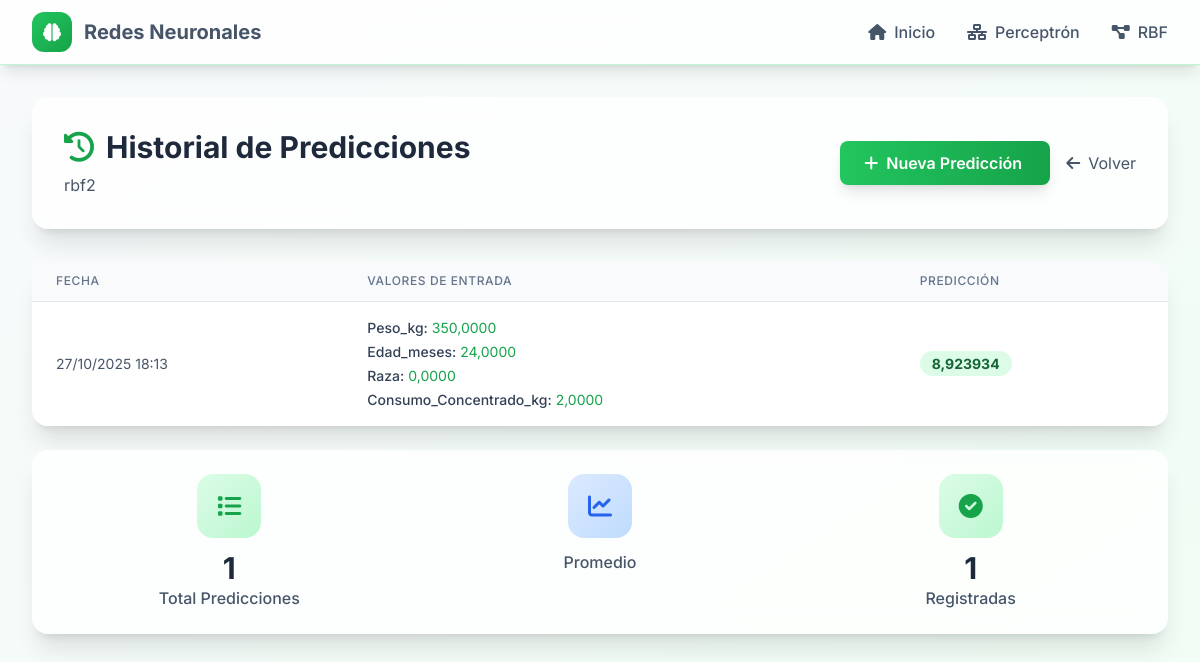
The page /rbf/historial-predicciones/2/ on the database its author committed.
### rbf/models.py (models this page shows, shortened)
class RBFTraining(models.Model):
    nombre = models.CharField(max_length=100, verbose_name="Nombre del entrenamiento")
    fecha_creacion = models.DateTimeField(auto_now_add=True, verbose_name="Fecha de creación")
    num_centros = models.IntegerField(
        verbose_name="Número de centros radiales",
        validators=[MinValueValidator(2), MaxValueValidator(50)]
    )
    porcentaje_entrenamiento = models.FloatField(
        verbose_name="Porcentaje de entrenamiento",
        validators=[MinValueValidator(50.0), MaxValueValidator(90.0)],
        default=70.0
    )
    error_aproximacion = models.FloatField(
        verbose_name="Error de aproximación óptimo",
        validators=[MaxValueValidator(1.0)],
        default=0.1
    )
    columnas_entrada = models.JSONField(verbose_name="Columnas de entrada")
    columnas_salida = models.JSONField(verbose_name="Columnas de salida")
    centros_radiales = models.JSONField(verbose_name="Centros radiales (Rj)")
    pesos_finales = models.JSONField(verbose_name="Pesos finales (W)")
    umbral = models.FloatField(verbose_name="Umbral (W0)")
    metricas_entrenamiento = models.JSONField(verbose_name="Métricas de entrenamiento (EG, MAE, RMSE)")
    metricas_prueba = models.JSONField(verbose_name="Métricas de prueba (EG, MAE, RMSE)")
    convergencia = models.BooleanField(
        verbose_name="Convergencia alcanzada",
        default=False
    )
    estadisticas_normalizacion = models.JSONField(
        verbose_name="Estadísticas de normalización (mean, std)",
        null=True,
        blank=True,
        default=dict
    )
    archivo_datos = models.FileField(
        upload_to='rbf_training_data/',
        verbose_name="Archivo de datos",
        null=True,
        blank=True
    )
    class Meta:
        verbose_name = "Entrenamiento RBF"
        verbose_name_plural = "Entrenamientos RBF"
        ordering = ['-fecha_creacion']

class RBFPrediction(models.Model):
    entrenamiento = models.ForeignKey(RBFTraining, on_delete=models.CASCADE,
                                      related_name='predicciones',
                                      verbose_name="Entrenamiento")
    valores_entrada = models.JSONField(verbose_name="Valores de entrada")
    salida_predicha = models.FloatField(verbose_name="Salida predicha")
    fecha_prediccion = models.DateTimeField(auto_now_add=True, verbose_name="Fecha de predicción")
    class Meta:
        verbose_name = "Predicción RBF"
        verbose_name_plural = "Predicciones RBF"
        ordering = ['-fecha_prediccion']

### rbf/views.py (the view)
# urls.py: path('historial-predicciones/<int:training_id>/', views.historial_predicciones_rbf, name='historial_predicciones'),
def historial_predicciones_rbf(request, training_id):
    training = get_object_or_404(RBFTraining, id=training_id)
    predicciones = training.predicciones.all().order_by('-fecha_prediccion')
    context = {
        'training': training,
        'predicciones': predicciones
    }
    return render(request, 'rbf/historial_predicciones.html', context)

### templates/rbf/historial_predicciones.html (shortened to what this page needs)
{% extends 'base.html' %}
{% block content %}
<div class="max-w-7xl mx-auto px-4 sm:px-6 lg:px-8 py-8">
    <div class="bg-white/80 backdrop-blur-md rounded-2xl shadow-xl p-8 mb-8 flex items-center justify-between">
        <div>
            <h1 class="text-3xl font-bold text-accent-800 mb-2">
                <i class="fas fa-history mr-3 text-primary-600"></i>Historial de Predicciones
            </h1>
            <p class="text-accent-600">{{ training.nombre }}</p>
        </div>
        <div class="space-x-4">
            <a href="{% url 'rbf:predecir_rbf' training.id %}" class="bg-gradient-to-r from-green-500 to-green-600 text-white px-6 py-3 rounded-lg font-semibold hover:from-green-600 hover:to-green-700 transition-all shadow-lg">
                <i class="fas fa-plus mr-2"></i>Nueva Predicción
            </a>
            <a href="{% url 'rbf:historial_rbf' %}" class="text-accent-600 hover:text-primary-600 transition-colors">
                <i class="fas fa-arrow-left mr-2"></i>Volver
            </a>
        </div>
    </div>
    {% if predicciones %}
    <div class="bg-white/80 backdrop-blur-md rounded-2xl shadow-xl overflow-hidden">
        <div class="overflow-x-auto">
            <table class="min-w-full divide-y divide-accent-200">
                <thead class="bg-accent-50">
                    <tr>
                        <th class="px-6 py-3 text-left text-xs font-medium text-accent-500 uppercase tracking-wider">Fecha</th>
                        <th class="px-6 py-3 text-left text-xs font-medium text-accent-500 uppercase tracking-wider">Valores de Entrada</th>
                        <th class="px-6 py-3 text-left text-xs font-medium text-accent-500 uppercase tracking-wider">Predicción</th>
                    </tr>
                </thead>
                <tbody class="bg-white divide-y divide-accent-200">
                    {% for pred in predicciones %}
                    <tr class="hover:bg-primary-50 transition-colors">
                        <td class="px-6 py-4 whitespace-nowrap text-sm text-accent-600">
                            {{ pred.fecha_prediccion|date:"d/m/Y H:i" }}
                        </td>
                        <td class="px-6 py-4 text-sm text-accent-700">
                            <div class="space-y-1">
                                {% for key, value in pred.valores_entrada.items %}
                                <div>
                                    <span class="font-medium">{{ key }}:</span>
                                    <span class="text-primary-600">{{ value|floatformat:4 }}</span>
                                </div>
                                {% endfor %}
                            </div>
                        </td>
                        <td class="px-6 py-4 whitespace-nowrap text-sm">
                            <span class="px-3 py-1 bg-green-100 text-green-800 rounded-full font-bold">
                                {{ pred.salida_predicha|floatformat:6 }}
                            </span>
                        </td>
                    </tr>
                    {% endfor %}
                </tbody>
            </table>
        </div>
    </div>
    <div class="mt-6 bg-white/80 backdrop-blur-md rounded-2xl shadow-xl p-6">
        <div class="grid grid-cols-1 md:grid-cols-3 gap-6">
            <div class="text-center">
                <div class="w-16 h-16 bg-gradient-to-br from-primary-100 to-primary-200 rounded-2xl flex items-center justify-center mx-auto mb-3">
                    <i class="fas fa-list text-primary-600 text-2xl"></i>
                </div>
                <h3 class="text-3xl font-bold text-accent-800">{{ predicciones|length }}</h3>
                <p class="text-accent-600 font-medium">Total Predicciones</p>
            </div>
            <div class="text-center">
                <div class="w-16 h-16 bg-gradient-to-br from-blue-100 to-blue-200 rounded-2xl flex items-center justify-center mx-auto mb-3">
                    <i class="fas fa-chart-line text-blue-600 text-2xl"></i>
                </div>
                    {% if predicciones %}
                        {% widthratio predicciones|length 1 training.num_centros as ratio %}
                    {% else %}
                        0
                    {% endif %}
                <p class="text-accent-600 font-medium">Promedio</p>
            </div>
            <div class="text-center">
                <div class="w-16 h-16 bg-gradient-to-br from-green-100 to-green-200 rounded-2xl flex items-center justify-center mx-auto mb-3">
                    <i class="fas fa-check-circle text-green-600 text-2xl"></i>
                </div>
                <h3 class="text-3xl font-bold text-accent-800">{{ training.predicciones.count }}</h3>
                <p class="text-accent-600 font-medium">Registradas</p>
            </div>
        </div>
    </div>
    {% endif %}
</div>
{% endblock %}

### static/css/style.css (style rules this page uses)
body { font-family: 'Inter', system-ui, -apple-system, sans-serif; }

### rows shown on the page
RBFTraining: nombre "rbf2", predicciones.count "1"
RBFPrediction: fecha_prediccion "27/10/2025 18:13", valores_entrada "Peso_kg" "Edad_meses" "Raza" "Consumo_Concentrado_kg", valores_entrada "350,0000" "24,0000" "0,0000" "2,0000", salida_predicha "8,923934"

### other values the page prints
{{ predicciones|length }} "1"
